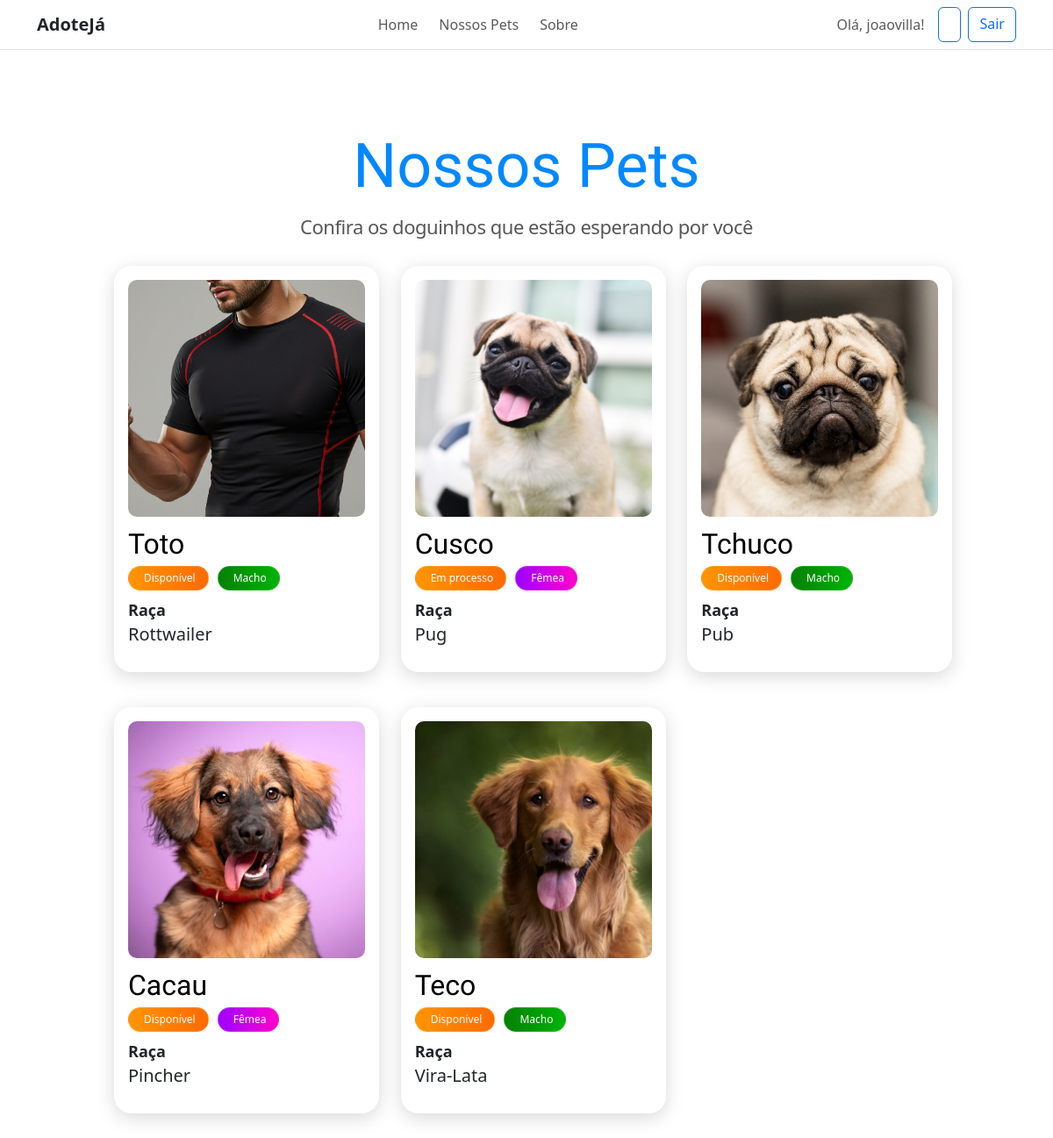
The page /pets/ (signed in) on the database its author committed.
### pets/models.py (models this page shows, shortened)
class Cachorro(models.Model):
    nome = models.CharField(max_length=100)
    idade = models.IntegerField()
    sexo = models.CharField(
        max_length=20,
        choices=[('Macho', 'Macho'), ('Fêmea', 'Fêmea')]
    )
    raca = models.CharField(max_length=100)
    descricao = models.TextField()
    imagem = models.ImageField(upload_to='cachorros/')
    status = models.CharField(
        max_length=20,
        choices=[('Disponível', 'Disponível'), ('Adotado', 'Adotado'), ('Em processo','Em processo')],
        default='Disponível'
    )

### pets/views.py (the view)
# urls.py: 2. Add a URL to urlpatterns:  path('', views.home, name='home')
def home(request):
    cachorros = Cachorro.objects.all()
    return render(request, 'home.html', { 'cachorros': cachorros })

### pets/templates/home.html (shortened to what this page needs)
{% load static %}
<!DOCTYPE html>
<html lang="en">
  <head>
    <link rel="stylesheet" href="{% static 'pets/css/home.css' %}" />
    <link
      rel="stylesheet"
      type="text/css"
      href="https://cdn.jsdelivr.net/npm/@phosphor-icons/web@2.1.1/src/regular/style.css"
    />
    <link
      rel="stylesheet"
      type="text/css"
      href="https://cdn.jsdelivr.net/npm/@phosphor-icons/web@2.1.1/src/fill/style.css"
    />
  </head>
  <body>
    {% include 'partials/navbar.html' %}
    <div class="home-container">
      <div class="texts">
        <h1>Nossos Pets</h1>
        <h3>Confira os doguinhos que estão esperando por você</h3>
      </div>
      <div class="cachorros-container">
        {% for cachorro in cachorros %}
        <a href="{% url 'detalhes_cachorro' cachorro.id %}">
          <div class="cachorro">
            <img src="{{ cachorro.imagem.url }}" alt="{{ cachorro.nome }}" />
            <div class="cachorro-infos">
              <h2>{{ cachorro.nome }}</h2>
              <div class="tags">
                <div class="tag">
                  {{ cachorro.status }}
                </div>
                {% if cachorro.sexo == 'Fêmea' %}
                  <div class="tag" id="sexo_femea">
                    {{ cachorro.sexo }}
                  </div>
                {% else %}
                  <div class="tag" id="sexo_macho">
                    {{ cachorro.sexo }}
                  </div>
                {% endif %}
              </div>
            </div>
            <div class="end-infos">
              <h4>Raça</h4>
              <p>{{ cachorro.raca }}</p>
            </div>
          </div>
        </a>
        {% empty %}
        <p>Nenhum cachorro disponível para adoção no momento.</p>
        {% endfor %}
      </div>
    </div>
  </body>
</html>

### templates/partials/navbar.html (shortened to what this page needs)
<!DOCTYPE html>
<html lang="pt-br">
  <head>
    <link
      rel="stylesheet"
      href="https://cdn.jsdelivr.net/npm/bootstrap@5.3.0/dist/css/bootstrap.min.css"
    />
    <link
      rel="stylesheet"
      type="text/css"
      href="https://cdn.jsdelivr.net/npm/@phosphor-icons/web@2.1.1/src/regular/style.css"
    />
    <link
      rel="stylesheet"
      type="text/css"
      href="https://cdn.jsdelivr.net/npm/@phosphor-icons/web@2.1.1/src/fill/style.css"
    />
  </head>
  <body>
    <nav class="navbar navbar-expand-lg bg-white border-bottom">
      <div class="container">
        <a class="navbar-brand text-dark fw-bold" href="{% url 'home' %}"
          >AdoteJá</a
        >
        <div class="collapse navbar-collapse" id="navbarNav">
          <ul class="navbar-nav mx-auto gap-2">
            <li class="nav-item">
              <a class="nav-link" href="{% url 'home' %}">Home</a>
            </li>
            <li class="nav-item">
              <a class="nav-link" href="{% url 'home_pets' %}">Nossos Pets</a>
            </li>
            <li class="nav-item">
              <a class="nav-link" href="">Sobre</a>
            </li>
          </ul>
          <div class="d-flex gap-2">
            {% if user.is_authenticated %}
            <span class="navbar-text me-2">Olá, {{user.username }}!</span>
            <a href="{% url 'user_profile' %}" class="btn btn-outline-primary"
              ></a>
            <a href="{% url 'logout' %}" class="btn btn-outline-primary"
              >Sair</a
            >
            {% else %}
            <a href="{% url 'login' %}" class="btn btn-outline-primary"
              >Login</a
            >
            <a href="{% url 'register' %}" class="btn btn-primary">Cadastro</a>
            {% endif %}
          </div>
        </div>
      </div>
    </nav>
  </body>
</html>

### pets/static/pets/css/home.css (style rules this page uses)
body { text-align: center; background-color: #f4f4f4; }
.home-container { width: 100%; margin: 20px auto; padding: 20px; background: white; border-radius: 10px; }
.texts { width: 100%; max-width: 100%; display: flex; flex-direction: column; align-items: center; justify-content: center; margin-top: 50px; gap: 12px; }
.home-container h1 { width: fit-content; font-size: 70px; font-family: "Lilita One", sans-serif; color: #0088FF; margin: 0; }
.home-container h3 { max-width: 50%; font-size: 22px; color: #000000a9; font-weight: 400; width: fit-content; margin: 0; line-height: 1.9rem; letter-spacing: -0.03rem; text-align: center; }
.cachorro { margin: 10px; padding: 16px; padding-bottom: 28px; border-radius: 20px; filter: drop-shadow(0px 5px 10px rgba(0, 0, 0, 0.15)); background: #fff; display: flex; width: 100%; max-width: fit-content; flex-direction: column; gap: 12px; transition: transform .3s ease; }
.cachorro-infos { display: flex; flex-direction: column; gap: 5px; }
.cachorro h2 { font-family: "Lilita One", sans-serif; color: #000000; font-size: 32px; margin: 0; }
.tags { display: flex; width: 100%; max-width: fit-content; gap: 10px; }
.tag { display: flex; flex-direction: row; gap: 3px; border: 1px solid #ffffff24; padding: 4px 14px; background: linear-gradient(90deg, #FF9500, #FF6A00); font-size: 12px; color: white; font-weight: 500; border-radius: 100px; justify-content: center; align-items: center; }
#sexo_femea { background: linear-gradient(90deg, #9d00ff, #ff00cc); }
#sexo_macho { background: linear-gradient(90deg, #068006, #01b407); }
.end-infos { width: 100%; display: flex; flex-direction: column; gap: 2px; }
.end-infos h4 { font-weight: 600; font-size: 18px; margin: 0; }
.end-infos p { font-size: 20px; margin: 0; }
img { width: 270px; height: 270px; border-radius: 10px; object-fit: cover; }
.cachorros-container { display: grid; grid-template-columns: repeat(auto-fill, minmax(280px, 1fr)); gap: 20px; padding: 20px; width: 100%; max-width: 1000px; margin: 0 auto; justify-content: center; }
.cachorros-container a { text-decoration: none; color: inherit; }

### rows shown on the page
Cachorro: imagem (picture), nome "Toto", status "Disponível", sexo "Macho", raca "Rottwailer"
Cachorro: imagem (picture), nome "Cusco", status "Em processo", sexo "Fêmea", raca "Pug"
Cachorro: imagem (picture), nome "Tchuco", status "Disponível", sexo "Macho", raca "Pub"
Cachorro: imagem (picture), nome "Cacau", status "Disponível", sexo "Fêmea", raca "Pincher"
Cachorro: imagem (picture), nome "Teco", status "Disponível", sexo "Macho", raca "Vira-Lata"

### other values the page prints
{{ user.username }} "joaovilla"
